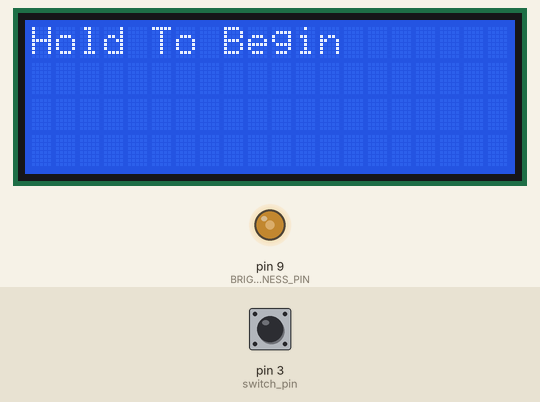
A sketch run on a simulated Arduino Uno, built with avr-gcc and run on an emulated ATmega328P. On the bench: 20×4 character LCD, output pins drawn as LEDs (lit = HIGH). The test bench sets the inputs (shaded band); at power-on: pin 3 (switch_pin) LOW. Storage starts empty.

Above: at 0.8 s.
0.9 s: pin 3 (switch_pin) pulled HIGH for 0.15 s
At 1.7 s:
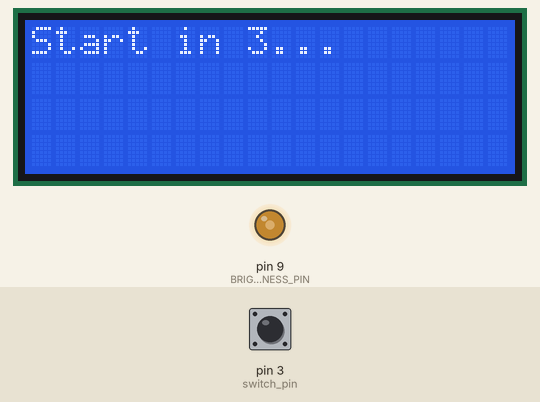
4.0 s: pin 3 (switch_pin) pulled HIGH for 1 s
At 4.6 s:
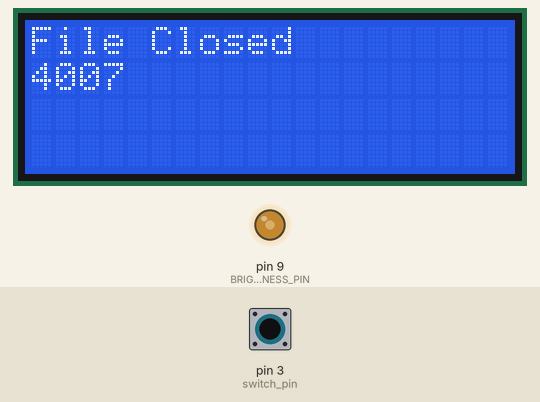
7.5 s: pin 3 (switch_pin) pulled HIGH for 0.15 s
At 10.3 s:
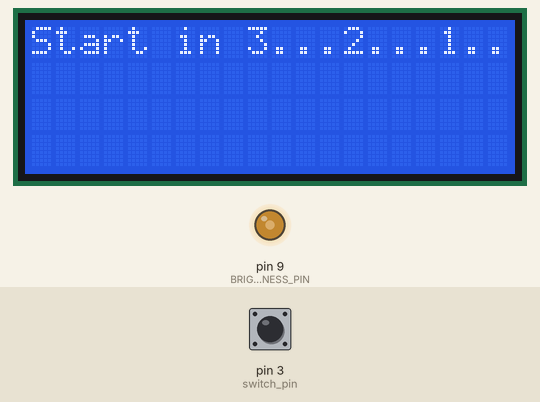
10.6 s: pin 3 (switch_pin) pulled HIGH for 1 s
At 11.6 s:
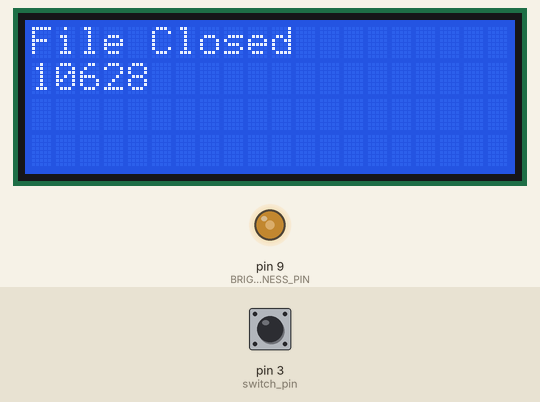
Timing chart, 0 to 13.6 s (numbered marks = the images above; inputs shaded):
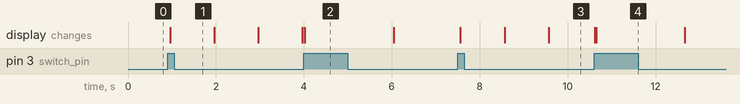

The sketch:

display.ino
```cpp
#include <Wire.h> // Library for I2C communication
#include <LiquidCrystal_I2C.h> // Library for LCD
#include <SPI.h>
#include <SD.h>

LiquidCrystal_I2C lcd = LiquidCrystal_I2C(0x27, 20, 4); // Change to (0x27,16,2) for 16x2 LCD.

#define BRIGHTNESS_PIN      9   // Must be a PWM pin
#define hall_pin 2
#define temp_pin A3
#define switch_pin 3
#define current_pin A0
#define soc_pin A1

//modify these parameters
int dataCollectionRate = 800; //data collection period (ms)and screen refresh rate
int brightness = 120; // brightness of lcd 0-255
float maxCurrent = 5;


int rpm = 0;

//variables for potentiometer
float voltage = 0;

//variables for timer
unsigned long timer = 0;
unsigned long startTime = 0;
int runnum;


float current = 0;
float soc = 0;


//file
File myFile;

void setup() {
  // Initiate the LCD:
  lcd.init();
  lcd.backlight();
  analogWrite(BRIGHTNESS_PIN, brightness);

  // initiate the potentiometer
  pinMode(temp_pin, INPUT);

  pinMode(switch_pin, INPUT);
  pinMode(current_pin, INPUT);
  pinMode(soc_pin, INPUT);

  //Serial.begin(9600);

  resetVar();
}
void loop() {
  //hall sensor
  /*
  pinValue = digitalRead(hall_pin);
  if (prevValue == initialPinValue && pinValue == (1 - initialPinValue)) {
    if (endTime == 0) {
      endTime = millis();
    } else {
      startTime = endTime;
      endTime = millis();
    }
    elapsedTime = endTime - startTime;
    rpm = 60000/elapsedTime;
    avgRpm = (avgRpm + rpm) / 2;
  }
  prevValue = pinValue;

  Serial.print("RPM: ");
  Serial.print(rpm);
  Serial.print("     Average RPM: ");
  Serial.print(avgRpm);
  Serial.println();*/
  /*
  int rawV = analogRead(temp_pin);
  float mV = (rawV / 1024.0) * 5000;
  float cel = mV / 10;
  float fahr = ( 9 / 5.0 ) * cel + 32;
  Serial.print(cel);
  Serial.print("  ");
  Serial.println(fahr);*/

  //soc = analogRead(soc_pin) / 1024.0 * 100.0;
  //current = maxCurrent * analogRead(current_pin) / 1024.0;


  //get data
  timer = millis() - startTime;

  if (digitalRead(switch_pin)) {
    //close file
    myFile.close();
    lcd.clear();
    lcd.setCursor(0, 1);
    lcd.print(millis());
    lcd.setCursor(0, 0);
    lcd.print("File Closed");
    delay(2000);
    resetVar();
  }

  soc = 1;
  current = 2;
  float fahr = 3;
  rpm =4;
  if (timer % 10000 == 0) {
    myFile.flush();
  }
  if (timer % dataCollectionRate == 0) {
      //values on lcd
      lcd.setCursor(0, 0);
      String firstline = "R" + String(runnum) + " Time:" + String(timer / 1000.0);
      lcd.print(firstline); // Print the string "Hello World!"
      //Serial.print(timer);
      //Serial.print("  ");
      //Serial.println(timer/1000.0 );

      lcd.setCursor(0, 1);
      String secondline = "Temp:" + String(fahr) + " SOC:" + String(soc);
      lcd.print(secondline);

      lcd.setCursor(0, 2);
      String thirdline = "RPM:" + String(rpm);
      lcd.print(thirdline);

      lcd.setCursor(0, 3);
      String forthline = "Current:" + String(current);
      lcd.print(forthline);

      //print value to file
      String toFile = String(timer / 1000.0) + "," + String(fahr) + "," + String(rpm) + "," + String(current) + "," + String(soc) + "," + String(millis() / 1000.0) + "\n";
      myFile.print(toFile);
  }

}

void doNothing() {
  while (true) {
    void();
  }
}

int getHeaderNum() {
  if (SD.exists("header.txt")) {
    int num = 1;
    File readfile = SD.open("header.txt", FILE_READ);
    while (readfile.available()) {
      num = readfile.read() - '0';
      //Serial.print(num);
    }

    return num + 1;
  } else {
    return 1;
  }
}
int writeToHeader(int headerNo) {
  File header = SD.open("header.txt", FILE_WRITE);
  if(header) {
    header.print(headerNo);
    header.close();
    return 0;
  } else {
    header.close();
    return -1;
  }
}
//reset all variable and wait for the button press to begin opening file
void resetVar() {
  lcd.clear();
  voltage = 0;
  soc = 0;
  current = 0;
  timer = 0;
  lcd.setCursor(0, 0);
  lcd.print("Hold To Begin");
  bool breakLoop = false;
  while (!breakLoop) {
    if (digitalRead(switch_pin)) {
      int index = 0;
      while (true) {
        //initiate SD card and the file
        SD.begin(4);
        runnum = getHeaderNum();
        //Serial.print(runnum);
        myFile = SD.open("Run_" + String(runnum) +".csv", FILE_WRITE);
        if (myFile) {
          //Serial.print("Success in Opening Files");
          //TODO: add hear file for run number. display it somewhere and use it for file name
          if(writeToHeader(runnum) == -1) {
            goto failure;
          }
          String header = "Time,Temp,RPM,Current,State of Charge,Timer\n";
          myFile.print(header);
          break;
        } else {
          // if the file didn't open, print an error:
          goto failure;
        }
        failure:
        lcd.setCursor(0, 0);
        lcd.print("Error Opening File");
        lcd.setCursor(0, 1);
        lcd.print("Trying To Reopen");
        lcd.setCursor(0, 3);
        lcd.print("Hold To Restart");
        lcd.setCursor(index, 2);
        lcd.print(".");
        index++;
        if (index >= 20) {
          index = 0;
          lcd.setCursor(0, 2);
          lcd.print("                    ");
        }
        //Serial.println("error opening test.txt");
        //delay(500);
        if (digitalRead(switch_pin)) {
          lcd.clear();
          lcd.print("Restarting");
          setup();
          return;
        }

        delay(500);
      }
      breakLoop = true;
    }
  }
  lcd.clear();
  lcd.setCursor(0, 0);
  lcd.print("Start in 3...");
  delay(1000);
  lcd.print("2...");
  delay(1000);
  lcd.print("1..");
  delay(1000);
  startTime = millis();
  lcd.clear();
}
int saveinbackground() {

}
```

Measured:
- after the input at 0.9 s, the display: changes after 0.06 s (image 1)
- after the input at 4.0 s, the display: changes at once (image 2)
- after the input at 7.5 s, the display: first changes after 0.06 s (image 3 shows a later state)
- after the input at 10.6 s, the display: first differs from a run without the input at once (image 4)
